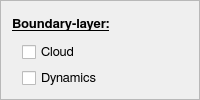
                   <widget class="QFrame" name="frame_4">
                    <property name="frameShape">
                     <enum>QFrame::StyledPanel</enum>
                    </property>
                    <property name="frameShadow">
                     <enum>QFrame::Raised</enum>
                    </property>
                    <layout class="QVBoxLayout" name="verticalLayout_4">
                     <item>
                      <widget class="QLabel" name="label_13">
                       <property name="font">
                        <font>
                         <family>FreeSans</family>
                         <pointsize>10</pointsize>
                         <weight>75</weight>
                         <bold>true</bold>
                         <underline>true</underline>
                         <stylestrategy>PreferAntialias</stylestrategy>
                         <kerning>true</kerning>
                        </font>
                       </property>
                       <property name="text">
                        <string>Boundary-layer:</string>
                       </property>
                      </widget>
                     </item>
                     <item>
                      <layout class="QHBoxLayout" name="horizontalLayout_7">
                       <item>
                        <spacer name="horizontalSpacer_7">
                         <property name="orientation">
                          <enum>Qt::Horizontal</enum>
                         </property>
                         <property name="sizeType">
                          <enum>QSizePolicy::Fixed</enum>
                         </property>
                         <property name="sizeHint" stdset="0">
                          <size>
                           <width>10</width>
                           <height>20</height>
                          </size>
                         </property>
                        </spacer>
                       </item>
                       <item>
                        <widget class="QCheckBox" name="blCloudCheck">
                         <property name="font">
                          <font>
                           <family>FreeSans</family>
                           <pointsize>10</pointsize>
                           <weight>50</weight>
                           <bold>false</bold>
                           <stylestrategy>PreferAntialias</stylestrategy>
                           <kerning>true</kerning>
                          </font>
                         </property>
                         <property name="text">
                          <string>Cloud</string>
                         </property>
                        </widget>
                       </item>
                      </layout>
                     </item>
                     <item>
                      <layout class="QHBoxLayout" name="horizontalLayout_8">
                       <item>
                        <spacer name="horizontalSpacer_8">
                         <property name="orientation">
                          <enum>Qt::Horizontal</enum>
                         </property>
                         <property name="sizeType">
                          <enum>QSizePolicy::Fixed</enum>
                         </property>
                         <property name="sizeHint" stdset="0">
                          <size>
                           <width>10</width>
                           <height>20</height>
                          </size>
                         </property>
                        </spacer>
                       </item>
                       <item>
                        <widget class="QCheckBox" name="blDynamicsCheck">
                         <property name="font">
                          <font>
                           <family>FreeSans</family>
                           <pointsize>10</pointsize>
                           <weight>50</weight>
                           <bold>false</bold>
                           <stylestrategy>PreferAntialias</stylestrategy>
                           <kerning>true</kerning>
                          </font>
                         </property>
                         <property name="text">
                          <string>Dynamics</string>
                         </property>
                        </widget>
                       </item>
                      </layout>
                     </item>
                    </layout>
                   </widget>
